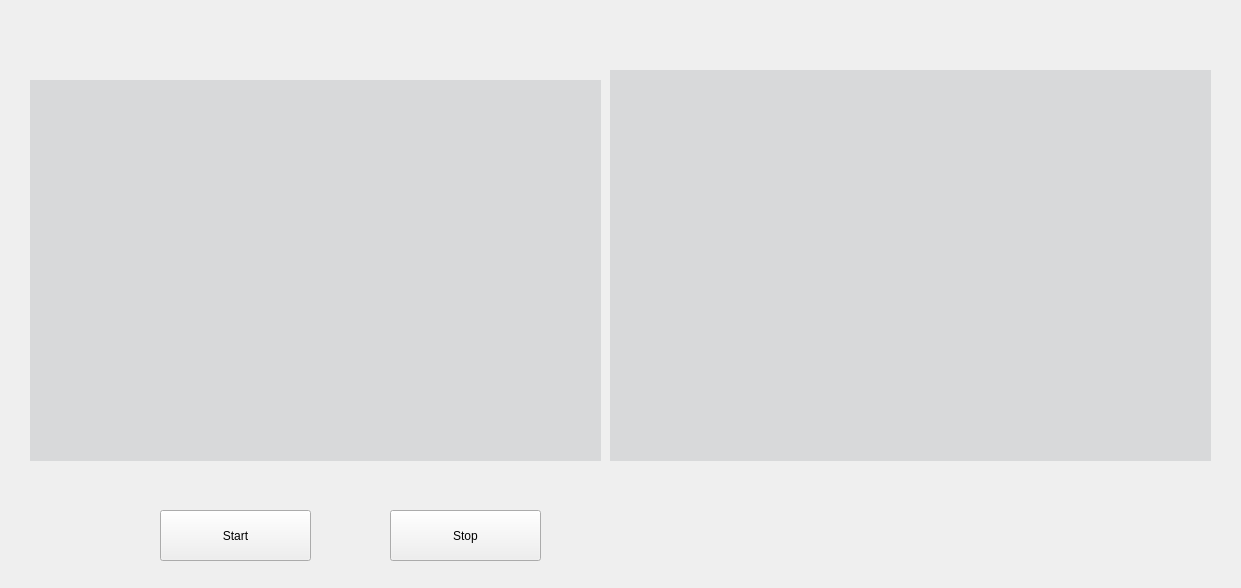
<?xml version="1.0" encoding="UTF-8"?>
<ui version="4.0">
 <class>MultithreadInterface</class>
 <widget class="QWidget" name="MultithreadInterface">
  <property name="geometry">
   <rect>
    <x>0</x>
    <y>0</y>
    <width>1241</width>
    <height>588</height>
   </rect>
  </property>
  <property name="windowTitle">
   <string>Form</string>
  </property>
  <widget class="QLabel" name="frame1">
   <property name="geometry">
    <rect>
     <x>30</x>
     <y>80</y>
     <width>571</width>
     <height>381</height>
    </rect>
   </property>
   <property name="styleSheet">
    <string notr="true">background-color: rgba(46, 47, 58,30);</string>
   </property>
   <property name="text">
    <string/>
   </property>
  </widget>
  <widget class="QLabel" name="frame2">
   <property name="geometry">
    <rect>
     <x>610</x>
     <y>70</y>
     <width>601</width>
     <height>391</height>
    </rect>
   </property>
   <property name="styleSheet">
    <string notr="true">background-color: rgba(46, 47, 58,30);</string>
   </property>
   <property name="text">
    <string/>
   </property>
  </widget>
  <widget class="QPushButton" name="stopButton">
   <property name="geometry">
    <rect>
     <x>390</x>
     <y>510</y>
     <width>151</width>
     <height>51</height>
    </rect>
   </property>
   <property name="text">
    <string>Stop</string>
   </property>
  </widget>
  <widget class="QPushButton" name="startButton">
   <property name="geometry">
    <rect>
     <x>160</x>
     <y>510</y>
     <width>151</width>
     <height>51</height>
    </rect>
   </property>
   <property name="text">
    <string>Start</string>
   </property>
  </widget>
 </widget>
 <resources/>
 <connections>
  <connection>
   <sender>stopButton</sender>
   <signal>clicked()</signal>
   <receiver>MultithreadInterface</receiver>
   <slot>stopVideo()</slot>
   <hints>
    <hint type="sourcelabel">
     <x>413</x>
     <y>634</y>
    </hint>
    <hint type="destinationlabel">
     <x>434</x>
     <y>772</y>
    </hint>
   </hints>
  </connection>
  <connection>
   <sender>startButton</sender>
   <signal>clicked()</signal>
   <receiver>MultithreadInterface</receiver>
   <slot>startVideo()</slot>
   <hints>
    <hint type="sourcelabel">
     <x>251</x>
     <y>614</y>
    </hint>
    <hint type="destinationlabel">
     <x>252</x>
     <y>733</y>
    </hint>
   </hints>
  </connection>
 </connections>
 <slots>
  <slot>stopVideo()</slot>
  <slot>startVideo()</slot>
 </slots>
</ui>
